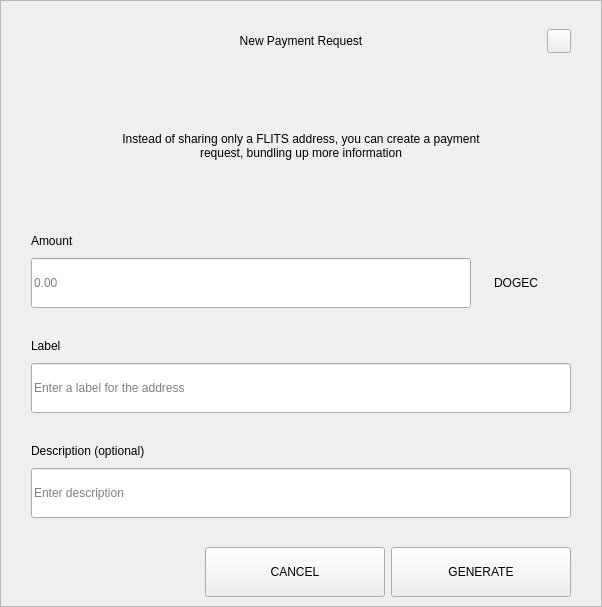
<?xml version="1.0" encoding="UTF-8"?>
<ui version="4.0">
 <class>RequestDialog</class>
 <widget class="QDialog" name="RequestDialog">
  <property name="geometry">
   <rect>
    <x>0</x>
    <y>0</y>
    <width>602</width>
    <height>607</height>
   </rect>
  </property>
  <property name="windowTitle">
   <string>Dialog</string>
  </property>
  <layout class="QVBoxLayout" name="verticalLayout_5">
   <property name="spacing">
    <number>0</number>
   </property>
   <property name="leftMargin">
    <number>0</number>
   </property>
   <property name="topMargin">
    <number>0</number>
   </property>
   <property name="rightMargin">
    <number>0</number>
   </property>
   <property name="bottomMargin">
    <number>0</number>
   </property>
   <item>
    <widget class="QFrame" name="frame">
     <property name="styleSheet">
      <string notr="true"/>
     </property>
     <property name="frameShape">
      <enum>QFrame::StyledPanel</enum>
     </property>
     <property name="frameShadow">
      <enum>QFrame::Raised</enum>
     </property>
     <layout class="QVBoxLayout" name="verticalLayout_4" stretch="1,0,0">
      <property name="spacing">
       <number>0</number>
      </property>
      <property name="leftMargin">
       <number>30</number>
      </property>
      <property name="topMargin">
       <number>20</number>
      </property>
      <property name="rightMargin">
       <number>30</number>
      </property>
      <property name="bottomMargin">
       <number>0</number>
      </property>
      <item>
       <layout class="QHBoxLayout" name="horizontalLayout_3">
        <property name="spacing">
         <number>0</number>
        </property>
        <item>
         <spacer name="horizontalSpacer_21">
          <property name="orientation">
           <enum>Qt::Horizontal</enum>
          </property>
          <property name="sizeHint" stdset="0">
           <size>
            <width>40</width>
            <height>20</height>
           </size>
          </property>
         </spacer>
        </item>
        <item>
         <widget class="QLabel" name="labelTitle">
          <property name="minimumSize">
           <size>
            <width>0</width>
            <height>40</height>
           </size>
          </property>
          <property name="maximumSize">
           <size>
            <width>16777215</width>
            <height>40</height>
           </size>
          </property>
          <property name="styleSheet">
           <string notr="true">padding-left:24px;</string>
          </property>
          <property name="text">
           <string>New Payment Request</string>
          </property>
          <property name="alignment">
           <set>Qt::AlignCenter</set>
          </property>
          <property name="margin">
           <number>7</number>
          </property>
         </widget>
        </item>
        <item>
         <spacer name="horizontalSpacer">
          <property name="orientation">
           <enum>Qt::Horizontal</enum>
          </property>
          <property name="sizeHint" stdset="0">
           <size>
            <width>40</width>
            <height>20</height>
           </size>
          </property>
         </spacer>
        </item>
        <item>
         <widget class="QPushButton" name="btnEsc">
          <property name="minimumSize">
           <size>
            <width>24</width>
            <height>24</height>
           </size>
          </property>
          <property name="maximumSize">
           <size>
            <width>24</width>
            <height>24</height>
           </size>
          </property>
          <property name="focusPolicy">
           <enum>Qt::NoFocus</enum>
          </property>
          <property name="text">
           <string/>
          </property>
         </widget>
        </item>
       </layout>
      </item>
      <item>
       <widget class="QStackedWidget" name="stack">
        <property name="minimumSize">
         <size>
          <width>540</width>
          <height>0</height>
         </size>
        </property>
        <property name="maximumSize">
         <size>
          <width>540</width>
          <height>16777215</height>
         </size>
        </property>
        <property name="currentIndex">
         <number>0</number>
        </property>
        <widget class="QWidget" name="page_1">
         <property name="minimumSize">
          <size>
           <width>540</width>
           <height>0</height>
          </size>
         </property>
         <property name="maximumSize">
          <size>
           <width>540</width>
           <height>16777215</height>
          </size>
         </property>
         <layout class="QVBoxLayout" name="layout1">
          <property name="spacing">
           <number>0</number>
          </property>
          <property name="leftMargin">
           <number>0</number>
          </property>
          <property name="topMargin">
           <number>0</number>
          </property>
          <property name="rightMargin">
           <number>0</number>
          </property>
          <property name="bottomMargin">
           <number>0</number>
          </property>
          <item>
           <spacer name="verticalSpacer_21">
            <property name="orientation">
             <enum>Qt::Vertical</enum>
            </property>
            <property name="sizeType">
             <enum>QSizePolicy::Fixed</enum>
            </property>
            <property name="sizeHint" stdset="0">
             <size>
              <width>20</width>
              <height>30</height>
             </size>
            </property>
           </spacer>
          </item>
          <item alignment="Qt::AlignHCenter">
           <widget class="QLabel" name="labelMessage">
            <property name="minimumSize">
             <size>
              <width>400</width>
              <height>50</height>
             </size>
            </property>
            <property name="text">
             <string>Instead of sharing only a FLITS address, you can create a payment request, bundling up more information</string>
            </property>
            <property name="alignment">
             <set>Qt::AlignCenter</set>
            </property>
            <property name="wordWrap">
             <bool>true</bool>
            </property>
           </widget>
          </item>
          <item alignment="Qt::AlignBottom">
           <widget class="QWidget" name="containerAmount" native="true">
            <layout class="QVBoxLayout" name="verticalLayout">
             <property name="spacing">
              <number>9</number>
             </property>
             <property name="leftMargin">
              <number>0</number>
             </property>
             <property name="topMargin">
              <number>0</number>
             </property>
             <property name="rightMargin">
              <number>0</number>
             </property>
             <property name="bottomMargin">
              <number>0</number>
             </property>
             <item>
              <widget class="QLabel" name="labelSubtitleAmount">
               <property name="minimumSize">
                <size>
                 <width>350</width>
                 <height>16</height>
                </size>
               </property>
               <property name="maximumSize">
                <size>
                 <width>16777215</width>
                 <height>16</height>
                </size>
               </property>
               <property name="text">
                <string>Amount</string>
               </property>
              </widget>
             </item>
             <item alignment="Qt::AlignTop">
              <widget class="QWidget" name="layoutAmount" native="true">
               <layout class="QHBoxLayout" name="horizontalLayout" stretch="2,0">
                <property name="spacing">
                 <number>0</number>
                </property>
                <property name="leftMargin">
                 <number>0</number>
                </property>
                <property name="topMargin">
                 <number>0</number>
                </property>
                <property name="rightMargin">
                 <number>0</number>
                </property>
                <property name="bottomMargin">
                 <number>0</number>
                </property>
                <item>
                 <widget class="QLineEdit" name="lineEditAmount">
                  <property name="minimumSize">
                   <size>
                    <width>0</width>
                    <height>50</height>
                   </size>
                  </property>
                  <property name="maximumSize">
                   <size>
                    <width>16777215</width>
                    <height>50</height>
                   </size>
                  </property>
                  <property name="placeholderText">
                   <string notr="true">0.00</string>
                  </property>
                 </widget>
                </item>
                <item>
                 <widget class="QWidget" name="comboContainer" native="true">
                  <property name="minimumSize">
                   <size>
                    <width>100</width>
                    <height>50</height>
                   </size>
                  </property>
                  <property name="maximumSize">
                   <size>
                    <width>16777215</width>
                    <height>50</height>
                   </size>
                  </property>
                  <layout class="QHBoxLayout" name="horizontalLayout_31">
                   <property name="spacing">
                    <number>0</number>
                   </property>
                   <property name="leftMargin">
                    <number>0</number>
                   </property>
                   <property name="topMargin">
                    <number>0</number>
                   </property>
                   <property name="rightMargin">
                    <number>10</number>
                   </property>
                   <property name="bottomMargin">
                    <number>0</number>
                   </property>
                   <item>
                    <widget class="QLabel" name="comboBoxCoin">
                     <property name="text">
                      <string>DOGEC</string>
                     </property>
                     <property name="alignment">
                      <set>Qt::AlignCenter</set>
                     </property>
                    </widget>
                   </item>
                  </layout>
                 </widget>
                </item>
               </layout>
              </widget>
             </item>
            </layout>
           </widget>
          </item>
          <item>
           <spacer name="verticalSpacer_31">
            <property name="orientation">
             <enum>Qt::Vertical</enum>
            </property>
            <property name="sizeType">
             <enum>QSizePolicy::Fixed</enum>
            </property>
            <property name="sizeHint" stdset="0">
             <size>
              <width>20</width>
              <height>30</height>
             </size>
            </property>
           </spacer>
          </item>
          <item>
           <layout class="QVBoxLayout" name="verticalLayoutLabel">
            <property name="spacing">
             <number>9</number>
            </property>
            <item>
             <widget class="QLabel" name="labelSubtitleLabel">
              <property name="minimumSize">
               <size>
                <width>0</width>
                <height>16</height>
               </size>
              </property>
              <property name="maximumSize">
               <size>
                <width>16777215</width>
                <height>16</height>
               </size>
              </property>
              <property name="text">
               <string>Label</string>
              </property>
             </widget>
            </item>
            <item>
             <widget class="QLineEdit" name="lineEditLabel">
              <property name="minimumSize">
               <size>
                <width>0</width>
                <height>50</height>
               </size>
              </property>
              <property name="maximumSize">
               <size>
                <width>16777215</width>
                <height>50</height>
               </size>
              </property>
              <property name="placeholderText">
               <string>Enter a label for the address</string>
              </property>
             </widget>
            </item>
           </layout>
          </item>
          <item>
           <spacer name="verticalSpacer_34">
            <property name="orientation">
             <enum>Qt::Vertical</enum>
            </property>
            <property name="sizeType">
             <enum>QSizePolicy::Fixed</enum>
            </property>
            <property name="sizeHint" stdset="0">
             <size>
              <width>20</width>
              <height>30</height>
             </size>
            </property>
           </spacer>
          </item>
          <item>
           <layout class="QVBoxLayout" name="verticalLayoutDescription">
            <property name="spacing">
             <number>9</number>
            </property>
            <item>
             <widget class="QLabel" name="labelSubtitleDescription">
              <property name="minimumSize">
               <size>
                <width>0</width>
                <height>16</height>
               </size>
              </property>
              <property name="maximumSize">
               <size>
                <width>16777215</width>
                <height>16</height>
               </size>
              </property>
              <property name="text">
               <string>Description (optional)</string>
              </property>
             </widget>
            </item>
            <item>
             <widget class="QLineEdit" name="lineEditDescription">
              <property name="minimumSize">
               <size>
                <width>0</width>
                <height>50</height>
               </size>
              </property>
              <property name="maximumSize">
               <size>
                <width>16777215</width>
                <height>50</height>
               </size>
              </property>
              <property name="placeholderText">
               <string>Enter description</string>
              </property>
             </widget>
            </item>
            <item>
             <spacer name="verticalSpacer_4">
              <property name="orientation">
               <enum>Qt::Vertical</enum>
              </property>
              <property name="sizeType">
               <enum>QSizePolicy::Fixed</enum>
              </property>
              <property name="sizeHint" stdset="0">
               <size>
                <width>20</width>
                <height>20</height>
               </size>
              </property>
             </spacer>
            </item>
           </layout>
          </item>
         </layout>
        </widget>
        <widget class="QWidget" name="page_2">
         <layout class="QVBoxLayout" name="layout2">
          <item>
           <spacer name="verticalSpacer_5">
            <property name="orientation">
             <enum>Qt::Vertical</enum>
            </property>
            <property name="sizeType">
             <enum>QSizePolicy::Fixed</enum>
            </property>
            <property name="sizeHint" stdset="0">
             <size>
              <width>20</width>
              <height>50</height>
             </size>
            </property>
           </spacer>
          </item>
          <item alignment="Qt::AlignHCenter">
           <widget class="QLabel" name="labelQrImg">
            <property name="minimumSize">
             <size>
              <width>260</width>
              <height>260</height>
             </size>
            </property>
            <property name="maximumSize">
             <size>
              <width>260</width>
              <height>260</height>
             </size>
            </property>
            <property name="text">
             <string/>
            </property>
            <property name="alignment">
             <set>Qt::AlignCenter</set>
            </property>
           </widget>
          </item>
          <item>
           <spacer name="verticalSpacer_2">
            <property name="orientation">
             <enum>Qt::Vertical</enum>
            </property>
            <property name="sizeType">
             <enum>QSizePolicy::Fixed</enum>
            </property>
            <property name="sizeHint" stdset="0">
             <size>
              <width>20</width>
              <height>30</height>
             </size>
            </property>
           </spacer>
          </item>
          <item alignment="Qt::AlignHCenter">
           <widget class="QLabel" name="labelAddress">
            <property name="text">
             <string>D7VFR83SQbiezrW72hjcWJtcfip5krte2Z </string>
            </property>
           </widget>
          </item>
          <item>
           <spacer name="verticalSpacer_32">
            <property name="orientation">
             <enum>Qt::Vertical</enum>
            </property>
            <property name="sizeType">
             <enum>QSizePolicy::Expanding</enum>
            </property>
            <property name="sizeHint" stdset="0">
             <size>
              <width>20</width>
              <height>20</height>
             </size>
            </property>
           </spacer>
          </item>
          <item>
           <layout class="QHBoxLayout" name="horizontal">
            <property name="leftMargin">
             <number>20</number>
            </property>
            <property name="rightMargin">
             <number>20</number>
            </property>
            <property name="bottomMargin">
             <number>20</number>
            </property>
            <item>
             <spacer name="horizontalSpacer_4">
              <property name="orientation">
               <enum>Qt::Horizontal</enum>
              </property>
              <property name="sizeHint" stdset="0">
               <size>
                <width>40</width>
                <height>20</height>
               </size>
              </property>
             </spacer>
            </item>
            <item>
             <widget class="QPushButton" name="btnCopyAddress">
              <property name="minimumSize">
               <size>
                <width>180</width>
                <height>50</height>
               </size>
              </property>
              <property name="text">
               <string>COPY ADDRESS</string>
              </property>
             </widget>
            </item>
            <item>
             <widget class="QPushButton" name="btnCopyUrl">
              <property name="minimumSize">
               <size>
                <width>180</width>
                <height>50</height>
               </size>
              </property>
              <property name="text">
               <string>COPY URL</string>
              </property>
             </widget>
            </item>
            <item>
             <spacer name="horizontalSpacer_2">
              <property name="orientation">
               <enum>Qt::Horizontal</enum>
              </property>
              <property name="sizeHint" stdset="0">
               <size>
                <width>40</width>
                <height>20</height>
               </size>
              </property>
             </spacer>
            </item>
           </layout>
          </item>
         </layout>
        </widget>
       </widget>
      </item>
      <item>
       <widget class="QWidget" name="buttonsStack" native="true">
        <layout class="QHBoxLayout" name="horizontalLayout_5">
         <property name="leftMargin">
          <number>20</number>
         </property>
         <property name="rightMargin">
          <number>0</number>
         </property>
         <item>
          <spacer name="horizontalSpacer_41">
           <property name="orientation">
            <enum>Qt::Horizontal</enum>
           </property>
           <property name="sizeHint" stdset="0">
            <size>
             <width>40</width>
             <height>20</height>
            </size>
           </property>
          </spacer>
         </item>
         <item>
          <widget class="QPushButton" name="btnCancel">
           <property name="minimumSize">
            <size>
             <width>180</width>
             <height>50</height>
            </size>
           </property>
           <property name="focusPolicy">
            <enum>Qt::NoFocus</enum>
           </property>
           <property name="text">
            <string>CANCEL</string>
           </property>
          </widget>
         </item>
         <item>
          <widget class="QPushButton" name="btnSave">
           <property name="minimumSize">
            <size>
             <width>180</width>
             <height>50</height>
            </size>
           </property>
           <property name="focusPolicy">
            <enum>Qt::NoFocus</enum>
           </property>
           <property name="text">
            <string>GENERATE</string>
           </property>
          </widget>
         </item>
        </layout>
       </widget>
      </item>
     </layout>
    </widget>
   </item>
  </layout>
 </widget>
 <resources/>
 <connections/>
</ui>
